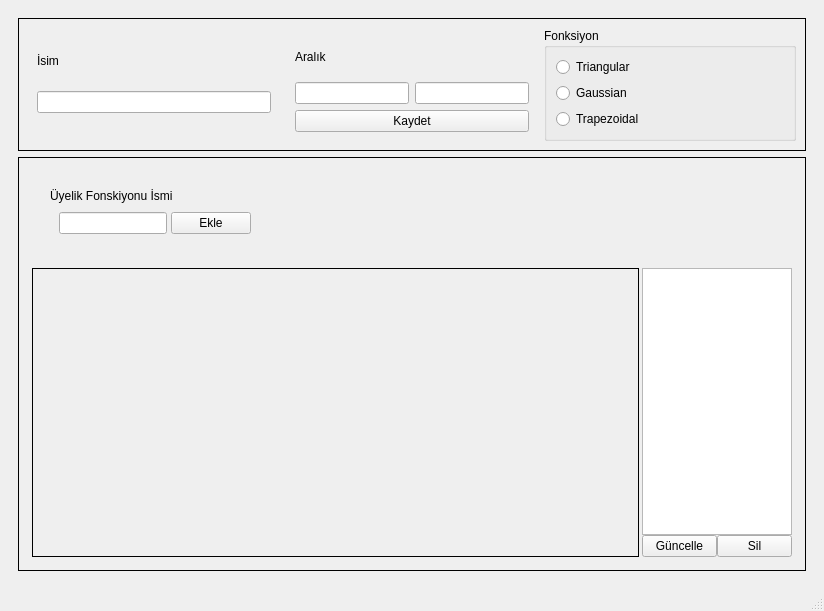
<?xml version="1.0" encoding="UTF-8"?>
<ui version="4.0">
 <class>MainWindow</class>
 <widget class="QMainWindow" name="MainWindow">
  <property name="geometry">
   <rect>
    <x>0</x>
    <y>0</y>
    <width>824</width>
    <height>611</height>
   </rect>
  </property>
  <property name="windowTitle">
   <string>MainWindow</string>
  </property>
  <widget class="QWidget" name="centralwidget">
   <layout class="QHBoxLayout" name="horizontalLayout">
    <item>
     <widget class="QFrame" name="verticalFrame">
      <layout class="QVBoxLayout" name="verticalLayout">
       <item>
        <widget class="QFrame" name="variable_info_frame">
         <property name="sizePolicy">
          <sizepolicy hsizetype="Preferred" vsizetype="Fixed">
           <horstretch>0</horstretch>
           <verstretch>0</verstretch>
          </sizepolicy>
         </property>
         <property name="frameShape">
          <enum>QFrame::Panel</enum>
         </property>
         <layout class="QHBoxLayout" name="variable_info_layout">
          <item>
           <widget class="QFrame" name="verticalFrame">
            <property name="sizePolicy">
             <sizepolicy hsizetype="Minimum" vsizetype="Preferred">
              <horstretch>0</horstretch>
              <verstretch>0</verstretch>
             </sizepolicy>
            </property>
            <layout class="QVBoxLayout" name="verticalLayout_2">
             <item>
              <widget class="QLabel" name="label">
               <property name="sizePolicy">
                <sizepolicy hsizetype="Preferred" vsizetype="Fixed">
                 <horstretch>0</horstretch>
                 <verstretch>0</verstretch>
                </sizepolicy>
               </property>
               <property name="text">
                <string>İsim</string>
               </property>
              </widget>
             </item>
             <item>
              <widget class="QLineEdit" name="var_name"/>
             </item>
            </layout>
           </widget>
          </item>
          <item>
           <widget class="QFrame" name="verticalFrame_2">
            <property name="sizePolicy">
             <sizepolicy hsizetype="MinimumExpanding" vsizetype="Preferred">
              <horstretch>0</horstretch>
              <verstretch>0</verstretch>
             </sizepolicy>
            </property>
            <layout class="QVBoxLayout" name="verticalLayout_4">
             <item>
              <widget class="QLabel" name="label_2">
               <property name="text">
                <string>Aralık</string>
               </property>
              </widget>
             </item>
             <item>
              <layout class="QHBoxLayout" name="horizontalLayout_2">
               <item>
                <widget class="QLineEdit" name="domain_min"/>
               </item>
               <item>
                <widget class="QLineEdit" name="domain_max"/>
               </item>
              </layout>
             </item>
             <item>
              <widget class="QPushButton" name="set_domain">
               <property name="text">
                <string>Kaydet</string>
               </property>
              </widget>
             </item>
            </layout>
           </widget>
          </item>
          <item>
           <widget class="QGroupBox" name="verticalGroupBox_3">
            <property name="sizePolicy">
             <sizepolicy hsizetype="MinimumExpanding" vsizetype="Preferred">
              <horstretch>0</horstretch>
              <verstretch>0</verstretch>
             </sizepolicy>
            </property>
            <property name="title">
             <string>Fonksiyon</string>
            </property>
            <layout class="QVBoxLayout" name="verticalLayout_5">
             <item>
              <widget class="QRadioButton" name="triangular_mf">
               <property name="text">
                <string>Triangular</string>
               </property>
               <property name="checkable">
                <bool>true</bool>
               </property>
              </widget>
             </item>
             <item>
              <widget class="QRadioButton" name="gaussian_mf">
               <property name="text">
                <string>Gaussian</string>
               </property>
              </widget>
             </item>
             <item>
              <widget class="QRadioButton" name="trapezoidal_mf">
               <property name="text">
                <string>Trapezoidal</string>
               </property>
              </widget>
             </item>
            </layout>
           </widget>
          </item>
         </layout>
        </widget>
       </item>
       <item>
        <widget class="QFrame" name="term_frame">
         <property name="frameShape">
          <enum>QFrame::Panel</enum>
         </property>
         <layout class="QVBoxLayout" name="term_layout">
          <item>
           <widget class="QFrame" name="verticalFrame">
            <layout class="QVBoxLayout" name="verticalLayout_3" stretch="1,0">
             <property name="spacing">
              <number>3</number>
             </property>
             <property name="leftMargin">
              <number>4</number>
             </property>
             <property name="topMargin">
              <number>4</number>
             </property>
             <property name="rightMargin">
              <number>4</number>
             </property>
             <property name="bottomMargin">
              <number>4</number>
             </property>
             <item>
              <widget class="QFrame" name="edit_frame">
               <property name="sizePolicy">
                <sizepolicy hsizetype="Minimum" vsizetype="Fixed">
                 <horstretch>0</horstretch>
                 <verstretch>0</verstretch>
                </sizepolicy>
               </property>
               <layout class="QHBoxLayout" name="horizontalLayout_3">
                <property name="spacing">
                 <number>4</number>
                </property>
                <item>
                 <widget class="QFrame" name="edit_frame_2">
                  <property name="sizePolicy">
                   <sizepolicy hsizetype="Preferred" vsizetype="Preferred">
                    <horstretch>0</horstretch>
                    <verstretch>0</verstretch>
                   </sizepolicy>
                  </property>
                  <layout class="QVBoxLayout" name="verticalLayout_6">
                   <property name="spacing">
                    <number>0</number>
                   </property>
                   <item>
                    <widget class="QLabel" name="label_3">
                     <property name="text">
                      <string>Üyelik Fonskiyonu İsmi</string>
                     </property>
                    </widget>
                   </item>
                   <item>
                    <widget class="QFrame" name="horizontalFrame">
                     <property name="sizePolicy">
                      <sizepolicy hsizetype="Fixed" vsizetype="Preferred">
                       <horstretch>0</horstretch>
                       <verstretch>0</verstretch>
                      </sizepolicy>
                     </property>
                     <layout class="QHBoxLayout" name="horizontalLayout_4">
                      <property name="spacing">
                       <number>4</number>
                      </property>
                      <item>
                       <widget class="QLineEdit" name="mf_label">
                        <property name="sizePolicy">
                         <sizepolicy hsizetype="Fixed" vsizetype="Fixed">
                          <horstretch>0</horstretch>
                          <verstretch>0</verstretch>
                         </sizepolicy>
                        </property>
                       </widget>
                      </item>
                      <item>
                       <widget class="QPushButton" name="mf_add_button">
                        <property name="sizePolicy">
                         <sizepolicy hsizetype="Fixed" vsizetype="Fixed">
                          <horstretch>0</horstretch>
                          <verstretch>0</verstretch>
                         </sizepolicy>
                        </property>
                        <property name="text">
                         <string>Ekle</string>
                        </property>
                       </widget>
                      </item>
                     </layout>
                    </widget>
                   </item>
                   <item>
                    <widget class="QFrame" name="mf_values">
                     <property name="sizePolicy">
                      <sizepolicy hsizetype="Preferred" vsizetype="Preferred">
                       <horstretch>0</horstretch>
                       <verstretch>0</verstretch>
                      </sizepolicy>
                     </property>
                     <layout class="QHBoxLayout" name="mf_values_layout">
                      <property name="spacing">
                       <number>3</number>
                      </property>
                      <property name="leftMargin">
                       <number>2</number>
                      </property>
                      <property name="topMargin">
                       <number>2</number>
                      </property>
                      <property name="rightMargin">
                       <number>2</number>
                      </property>
                      <property name="bottomMargin">
                       <number>2</number>
                      </property>
                     </layout>
                    </widget>
                   </item>
                  </layout>
                 </widget>
                </item>
                <item>
                 <widget class="QLabel" name="info_label">
                  <property name="text">
                   <string/>
                  </property>
                 </widget>
                </item>
                <item>
                 <spacer name="horizontalSpacer">
                  <property name="orientation">
                   <enum>Qt::Horizontal</enum>
                  </property>
                  <property name="sizeHint" stdset="0">
                   <size>
                    <width>40</width>
                    <height>20</height>
                   </size>
                  </property>
                 </spacer>
                </item>
               </layout>
              </widget>
             </item>
             <item>
              <layout class="QHBoxLayout" name="horizontalLayout_5">
               <item>
                <widget class="QFrame" name="graph_frame">
                 <property name="sizePolicy">
                  <sizepolicy hsizetype="Expanding" vsizetype="Preferred">
                   <horstretch>0</horstretch>
                   <verstretch>0</verstretch>
                  </sizepolicy>
                 </property>
                 <property name="frameShape">
                  <enum>QFrame::Box</enum>
                 </property>
                 <layout class="QVBoxLayout" name="graph_layout">
                  <property name="spacing">
                   <number>4</number>
                  </property>
                  <property name="leftMargin">
                   <number>5</number>
                  </property>
                  <property name="topMargin">
                   <number>5</number>
                  </property>
                  <property name="rightMargin">
                   <number>5</number>
                  </property>
                  <property name="bottomMargin">
                   <number>5</number>
                  </property>
                 </layout>
                </widget>
               </item>
               <item>
                <widget class="QFrame" name="verticalFrame">
                 <property name="sizePolicy">
                  <sizepolicy hsizetype="Minimum" vsizetype="Preferred">
                   <horstretch>0</horstretch>
                   <verstretch>0</verstretch>
                  </sizepolicy>
                 </property>
                 <property name="minimumSize">
                  <size>
                   <width>150</width>
                   <height>50</height>
                  </size>
                 </property>
                 <property name="maximumSize">
                  <size>
                   <width>150</width>
                   <height>16777215</height>
                  </size>
                 </property>
                 <layout class="QVBoxLayout" name="verticalLayout_7">
                  <property name="spacing">
                   <number>0</number>
                  </property>
                  <property name="leftMargin">
                   <number>0</number>
                  </property>
                  <property name="topMargin">
                   <number>0</number>
                  </property>
                  <property name="rightMargin">
                   <number>0</number>
                  </property>
                  <property name="bottomMargin">
                   <number>0</number>
                  </property>
                  <item>
                   <widget class="QListWidget" name="mf_function_list">
                    <property name="sizePolicy">
                     <sizepolicy hsizetype="Minimum" vsizetype="Preferred">
                      <horstretch>0</horstretch>
                      <verstretch>0</verstretch>
                     </sizepolicy>
                    </property>
                   </widget>
                  </item>
                  <item>
                   <layout class="QHBoxLayout" name="horizontalLayout_6">
                    <item>
                     <widget class="QPushButton" name="update_mf_button">
                      <property name="text">
                       <string>Güncelle</string>
                      </property>
                     </widget>
                    </item>
                    <item>
                     <widget class="QPushButton" name="remove_mf_button">
                      <property name="text">
                       <string>Sil</string>
                      </property>
                     </widget>
                    </item>
                   </layout>
                  </item>
                 </layout>
                </widget>
               </item>
              </layout>
             </item>
            </layout>
           </widget>
          </item>
         </layout>
        </widget>
       </item>
      </layout>
     </widget>
    </item>
   </layout>
  </widget>
  <widget class="QMenuBar" name="menubar">
   <property name="geometry">
    <rect>
     <x>0</x>
     <y>0</y>
     <width>824</width>
     <height>21</height>
    </rect>
   </property>
  </widget>
  <widget class="QStatusBar" name="statusbar"/>
 </widget>
 <resources/>
 <connections/>
</ui>
